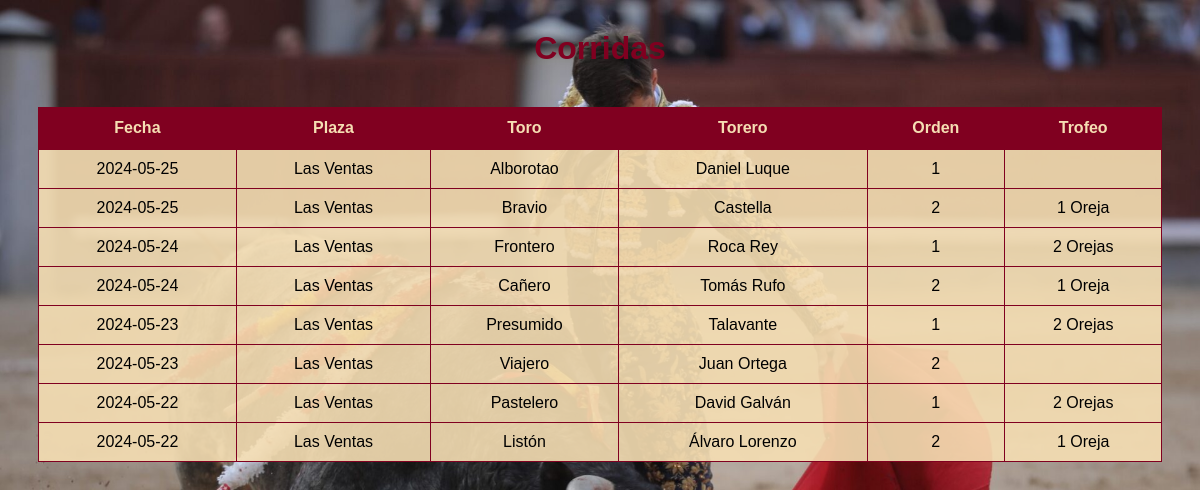
The page /corridas/mostrar_corridas.php (signed in) on the database its author committed.
### tables this page shows
CREATE TABLE `corridas` (
  `id_corrida` int(11) NOT NULL,
  `fecha` date NOT NULL,
  `id_plaza` int(11) NOT NULL
);

CREATE TABLE `plazas` (
  `id_plaza` int(11) NOT NULL,
  `nombre` varchar(100) NOT NULL,
  `inauguracion` date DEFAULT NULL,
  `ciudad` varchar(100) DEFAULT NULL,
  `aforo` int(11) DEFAULT NULL
);

CREATE TABLE `toros` (
  `id_toro` int(11) NOT NULL,
  `nombre` varchar(100) DEFAULT NULL,
  `edad` int(11) DEFAULT NULL,
  `peso` decimal(6,2) DEFAULT NULL,
  `capa` varchar(50) DEFAULT NULL,
  `ganaderia` varchar(100) DEFAULT NULL,
  `id_gan` int(11) DEFAULT NULL
);

CREATE TABLE `toreros` (
  `id_torero` int(11) NOT NULL,
  `nombre` varchar(100) NOT NULL,
  `nombre_artistico` varchar(100) DEFAULT NULL,
  `fecha_nac` date DEFAULT NULL,
  `nacionalidad` varchar(50) DEFAULT NULL
);

CREATE TABLE `toros_corrida` (
  `id_corrida` int(11) NOT NULL,
  `id_toro` int(11) NOT NULL,
  `id_torero` int(11) NOT NULL,
  `orden_salida` int(11) DEFAULT NULL,
  `trofeo` enum('1 Oreja','2 Orejas','Rabo','Indultado') DEFAULT NULL
);

### corridas/mostrar_corridas.php (the view, shortened to what this page needs)
<?php
include "../conexion.php";
$sql="SELECT c.id_corrida, c.fecha, p.nombre AS plaza,
tc.id_toro, t.nombre AS nombre_toro,
tc.id_torero, tr.nombre_artistico AS nombre_torero,
tc.trofeo, tc.orden_salida
FROM corridas c
JOIN plazas p ON c.id_plaza = p.id_plaza
JOIN toros_corrida tc ON c.id_corrida = tc.id_corrida
JOIN toros t ON tc.id_toro = t.id_toro
JOIN toreros tr ON tc.id_torero = tr.id_torero
ORDER BY c.fecha DESC, tc.orden_salida ASC";
$resultado = $conexion->query($sql);
?>
<!DOCTYPE html>
<html lang="es">
<head>
</head>
<body>
<h1>Corridas</h1>
<table>
<tr>
<th>Fecha</th>
<th>Plaza</th>
<th>Toro</th>
<th>Torero</th>
<th>Orden</th>
<th>Trofeo</th>
</tr>
<?php while($fila=$resultado->fetch_assoc()){ ?>
<tr>
<td><?php echo $fila['fecha']; ?></td>
<td><?php echo $fila['plaza']; ?></td>
<td><?php echo $fila['nombre_toro']; ?></td>
<td><?php echo $fila['nombre_torero']; ?></td>
<td><?php echo $fila['orden_salida']; ?></td>
<td><?php echo $fila['trofeo']; ?></td>
</tr>
<?php } ?>
</table>
</body>
</html>

### corridas/mostrar_corridas.php (style rules this page uses)
body { font-family:Arial;background:url('fondo_corridas.jpg') no-repeat center center fixed;background-size:cover; }
h1 { text-align:center;color:#800020;margin-top:30px; }
table { width:95%;margin:auto;margin-top:40px;border-collapse:collapse;background:rgba(245,222,179,0.9); }
th { background:#800020;color:#f5deb3;padding:12px; }
td { padding:10px;border:1px solid #800020;text-align:center; }

### rows shown on the page
corridas: fecha "2024-05-25", id_plaza.nombre "Las Ventas", toros.nombre "Alborotao", toreros.nombre_artistico "Daniel Luque", toros_corrida.orden_salida "1", toros.nombre "Bravio", toreros.nombre_artistico "Castella", toros_corrida.orden_salida "2", toros_corrida.trofeo "1 Oreja"
corridas: fecha "2024-05-24", id_plaza.nombre "Las Ventas", toros.nombre "Frontero", toreros.nombre_artistico "Roca Rey", toros_corrida.orden_salida "1", toros_corrida.trofeo "2 Orejas", toros.nombre "Cañero", toreros.nombre_artistico "Tomás Rufo", toros_corrida.orden_salida "2", toros_corrida.trofeo "1 Oreja"
corridas: fecha "2024-05-23", id_plaza.nombre "Las Ventas", toros.nombre "Presumido", toreros.nombre_artistico "Talavante", toros_corrida.orden_salida "1", toros_corrida.trofeo "2 Orejas", toros.nombre "Viajero", toreros.nombre_artistico "Juan Ortega", toros_corrida.orden_salida "2"
corridas: fecha "2024-05-22", id_plaza.nombre "Las Ventas", toros.nombre "Pastelero", toreros.nombre_artistico "David Galván", toros_corrida.orden_salida "1", toros_corrida.trofeo "2 Orejas", toros.nombre "Listón", toreros.nombre_artistico "Álvaro Lorenzo", toros_corrida.orden_salida "2", toros_corrida.trofeo "1 Oreja"
